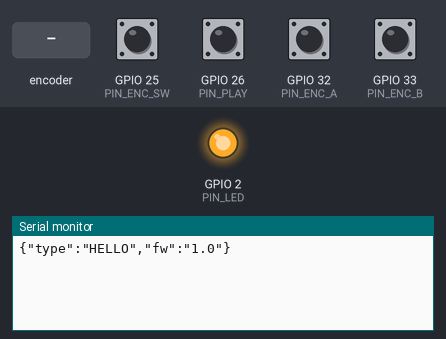
Simulated run of this sketch. Board: ESP32. Shown: output pins drawn as LEDs (lit = HIGH), the last lines printed to the serial monitor. Inputs (shaded band) come from the test bench; at power-on: GPIO 25 (PIN_ENC_SW), GPIO 26 (PIN_PLAY), GPIO 32 (PIN_ENC_A), GPIO 33 (PIN_ENC_B) HIGH.

Above: at 1.4 s.
1.5 s: rotary encoder on GPIO 32 (PIN_ENC_A) / GPIO 33 (PIN_ENC_B) turned 3 steps (first pin leading)
At 2.4 s:
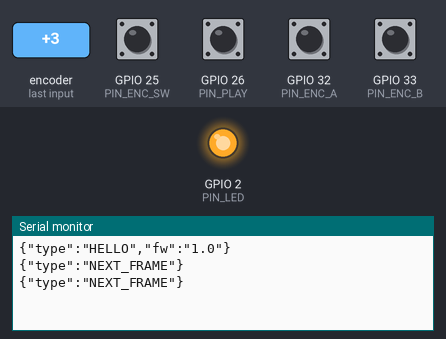
3.6 s: GPIO 25 (PIN_ENC_SW) pulled LOW for 0.15 s
At 4.8 s:
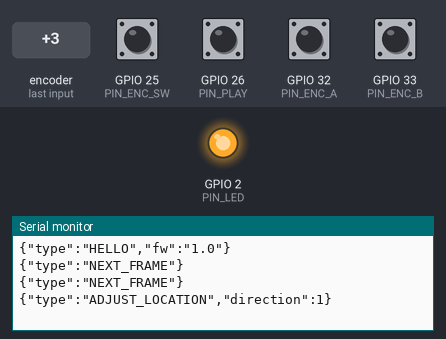
5.2 s: GPIO 26 (PIN_PLAY) pulled LOW for 0.15 s
At 6.3 s:
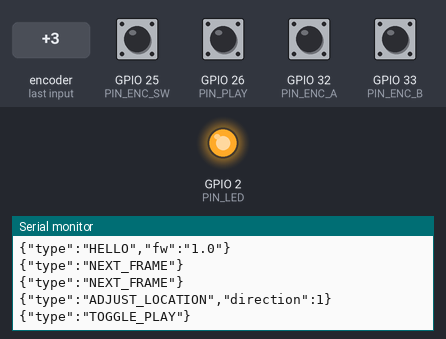
6.8 s: rotary encoder on GPIO 32 (PIN_ENC_A) / GPIO 33 (PIN_ENC_B) turned 2 steps (second pin leading)
At 7.4 s:
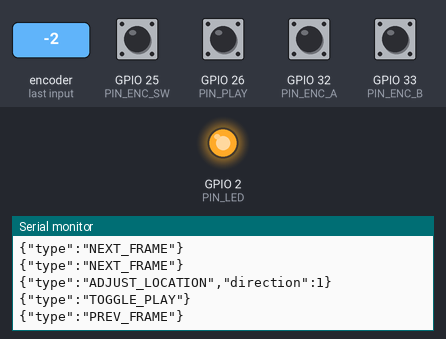

The sketch:

earth_jukebox_controller.ino
```cpp
/*
 * Earth Jukebox controller: ESP32 reference firmware (spec §8, P1).
 * STATUS: reference sketch. Not yet compiled or tested on hardware; the
 * hardware lead owns pins and enclosure. The browser side (apps/web/src/input/serial.ts)
 * is tested against this protocol.
 *
 * Protocol: USB serial, 115200 baud, one JSON object per line ("\n"):
 *   {"type":"NEXT_FRAME"}  {"type":"PREV_FRAME"}   rotary clockwise / counter-clockwise
 *   {"type":"ADJUST_LOCATION","direction":1}      rotary push
 *   {"type":"TOGGLE_PLAY"}                        play/pause button
 *   {"type":"HELLO","fw":"1.0"}                   on boot (ignored by the app; for humans)
 *
 * Wiring (change to match your board):
 *   Encoder A → GPIO 32, B → GPIO 33, SW → GPIO 25   (to GND, internal pull-ups)
 *   Play button → GPIO 26 (to GND)                    Status LED → GPIO 2 (on-board on many boards)
 */
#include <Arduino.h>

constexpr int PIN_ENC_A = 32;
constexpr int PIN_ENC_B = 33;
constexpr int PIN_ENC_SW = 25;
constexpr int PIN_PLAY = 26;
constexpr int PIN_LED = 2;

constexpr uint32_t DEBOUNCE_MS = 30;
constexpr uint32_t MIN_STEP_GAP_MS = 40;  // ≤ 25 frame steps/s; the browser also rate-limits

// Quadrature decoding via a state table: robust against contact bounce.
static const int8_t QDEC[16] = {0, -1, 1, 0, 1, 0, 0, -1, -1, 0, 0, 1, 0, 1, -1, 0};
volatile int8_t encAccum = 0;
volatile uint8_t encState = 0;

void IRAM_ATTR onEncoder() {
  encState = ((encState << 2) | (digitalRead(PIN_ENC_A) << 1) | digitalRead(PIN_ENC_B)) & 0x0F;
  encAccum += QDEC[encState];
}

struct Button {
  int pin;
  bool stable = HIGH, last = HIGH;
  uint32_t changedAt = 0;
  // Returns true once per press (HIGH → LOW after DEBOUNCE_MS of stability).
  bool pressed() {
    bool now = digitalRead(pin);
    if (now != last) { last = now; changedAt = millis(); }
    if (millis() - changedAt > DEBOUNCE_MS && now != stable) {
      stable = now;
      return stable == LOW;
    }
    return false;
  }
};

Button encButton{PIN_ENC_SW};
Button playButton{PIN_PLAY};
uint32_t lastStepAt = 0;

void send(const char *json) {
  Serial.print(json);
  Serial.print('\n');
  digitalWrite(PIN_LED, LOW);   // brief blink on every event
  delay(2);
  digitalWrite(PIN_LED, HIGH);
}

void setup() {
  Serial.begin(115200);
  pinMode(PIN_ENC_A, INPUT_PULLUP);
  pinMode(PIN_ENC_B, INPUT_PULLUP);
  pinMode(PIN_ENC_SW, INPUT_PULLUP);
  pinMode(PIN_PLAY, INPUT_PULLUP);
  pinMode(PIN_LED, OUTPUT);
  digitalWrite(PIN_LED, HIGH);  // ready
  attachInterrupt(digitalPinToInterrupt(PIN_ENC_A), onEncoder, CHANGE);
  attachInterrupt(digitalPinToInterrupt(PIN_ENC_B), onEncoder, CHANGE);
  delay(200);
  Serial.print("{\"type\":\"HELLO\",\"fw\":\"1.0\"}\n");
}

void loop() {
  // Most encoders produce 4 transitions per detent.
  noInterrupts();
  int8_t acc = encAccum;
  int steps = acc / 4;
  encAccum = acc - steps * 4;
  interrupts();

  if (steps != 0 && millis() - lastStepAt >= MIN_STEP_GAP_MS) {
    lastStepAt = millis();
    send(steps > 0 ? "{\"type\":\"NEXT_FRAME\"}" : "{\"type\":\"PREV_FRAME\"}");
  }
  if (encButton.pressed()) send("{\"type\":\"ADJUST_LOCATION\",\"direction\":1}");
  if (playButton.pressed()) send("{\"type\":\"TOGGLE_PLAY\"}");
  delay(1);
}
```

Measured:
- after the input at 1.5 s, the serial monitor: prints a new line after 0.23 s (image 1)
- after the input at 3.6 s, the serial monitor: prints a new line at once (image 2)
- after the input at 5.2 s, the serial monitor: prints a new line at once (image 3)
- after the input at 6.8 s, the serial monitor: prints a new line after 0.23 s (image 4)
